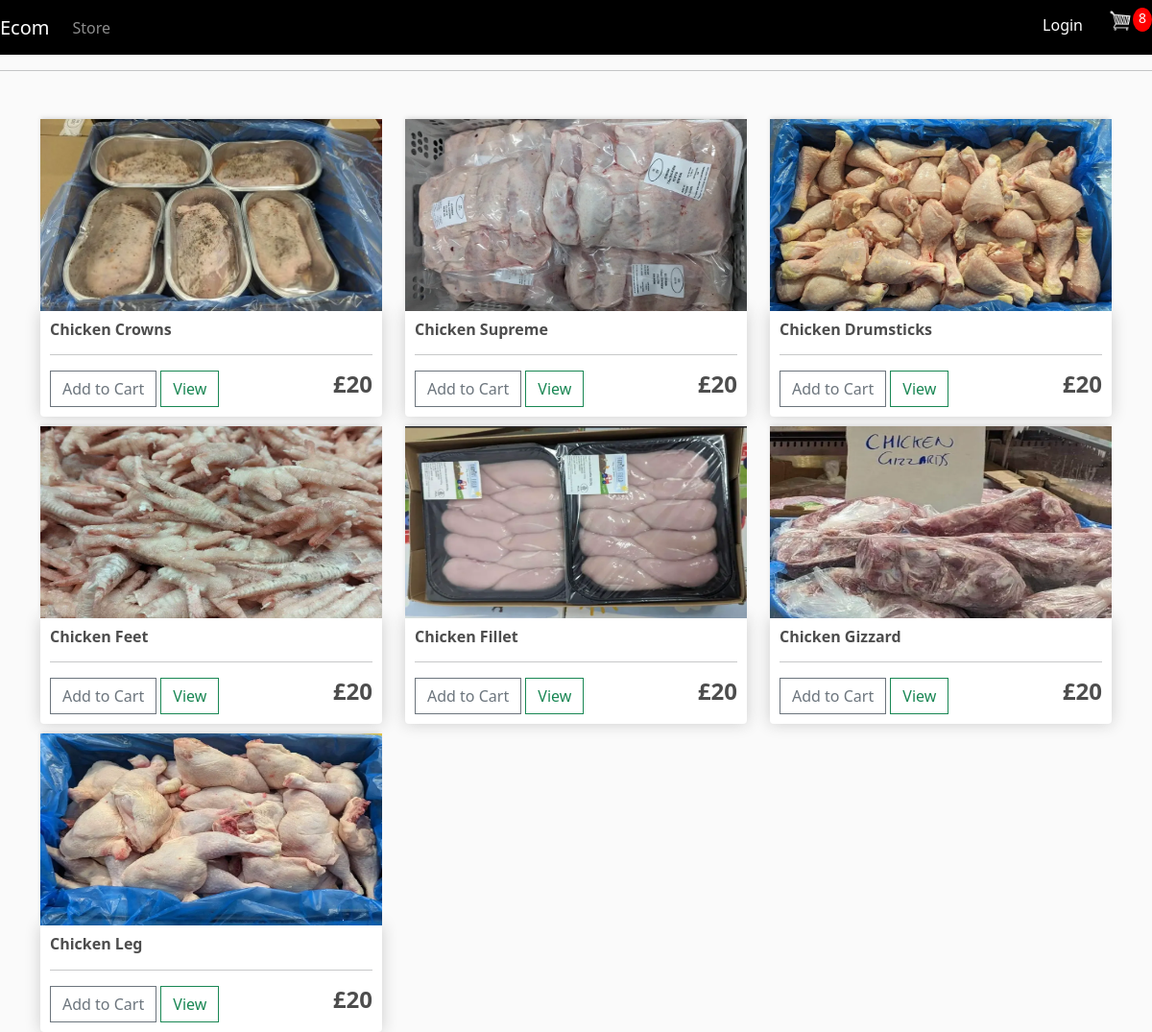
The app's page / (signed in) with its own data.
### store/models.py (models this page shows, shortened)
class Product(models.Model):
    name = models.CharField(max_length=200)
    price = models.FloatField()
    digital = models.BooleanField(default=False, null=True, blank=False)
    image = models.ImageField(null=True, blank=True)
    @property
    def imageURL(self):
        try:
            url = self.image.url
        except:
            url = ''
        return url

### store/views.py (the view)
# urls.py: path('', include('store.urls')),
def store(request):
    if request.user.is_authenticated:
        customer = request.user.customer
        order, created = Order.objects.get_or_create(customer=customer, complete=False)
        items = order.orderitem_set.all()
        cartItems = order.get_cart_items
    else:
        items = []
        order = {'get_cart_total': 0, 'get_cart_items': 0, 'shipping': False}
        cartItems = order['get_cart_items']
    products = Product.objects.all()
    context = {'products': products, 'cartItems': cartItems}
    return render(request, 'store/store.html', context)

### store/models.py (called while the page is built)
    @property
    def get_cart_items(self):
        orderitems = self.orderitem_set.all()
        total = sum([item.quantity for item in orderitems])
        return total

### store/templates/store/Store.html
{% extends 'store/main.html' %}
{% block content %}
{% load static %}
<div class="row">
    {% for product in products %}
    <div class="col-lg-4">
        <img class="thumbnail" src="{{product.imageURL}}">
        <div class="box-element product">
            <h6><strong>{{ product.name }}</strong></h6>
            <hr>
            <button data-product="{{product.id}}" data-action="add" class="btn btn-outline-secondary add-btn update-cart">Add to Cart</button>
            <a class="btn btn-outline-success" href="#">View</a>
            <h4 style="display: inline-block; float: right"><strong>£20</strong></h4>
        </div>
    </div>
    {% endfor %}
</div>
{% endblock content %}

### static/css/main.css (style rules this page uses)
body { background-color: hsl(0, 0%, 98%); }
h1, h2, h3, h4, h5, h6 { color: hsl(0, 0%, 30%); }
.box-element { box-shadow: hsl(0, 0%, 80%) 0 0 16px; background-color: #fff; border-radius: 4px; padding: 10px; }
.thumbnail { width: 100%; height: 200px; -webkit-box-shadow: -1px -3px 5px -2px rgba(214, 214, 214, 1); -moz-box-shadow: -1px -3px 5px -2px rgba(214, 214, 214, 1); box-shadow: -1px -3px 5px -2px rgba(214, 214, 214, 1); }
.product { border-radius: 0 0 4px 4px; }
.col-lg-4, .col-lg-6, .col-lg-8, .col-lg-12 { margin-top: 10px; }
.btn { border-radius: 0; }

### records on screen
Product: imageURL (picture), name "Chicken Crowns"
Product: imageURL (picture), name "Chicken Supreme"
Product: imageURL (picture), name "Chicken Drumsticks"
Product: imageURL (picture), name "Chicken Feet"
Product: imageURL (picture), name "Chicken Fillet"
Product: imageURL (picture), name "Chicken Gizzard"
Product: imageURL (picture), name "Chicken Leg"

### other values on screen
{{ cartItems }} "8"
